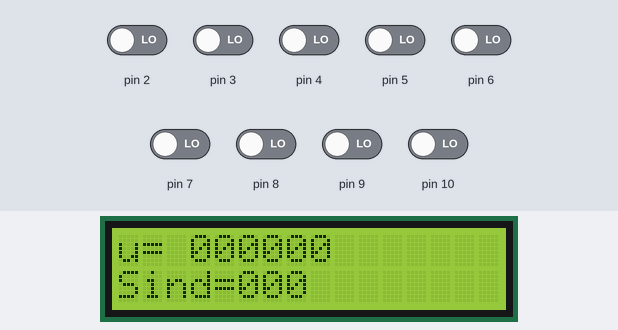
Bench run of a sketch on a simulated Arduino Uno, built with avr-gcc and run on an emulated ATmega328P. Parts: 16×2 character LCD. The inputs (shaded band) are chosen by the test bench; at power-on: pin 2–10 LOW.

Above: at 1.2 s.
1.3 s: pin 2 driven HIGH
At 4.7 s:
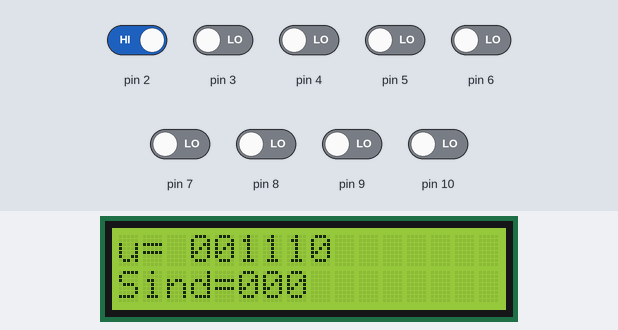
10.7 s: pin 3 driven HIGH
At 12.9 s:
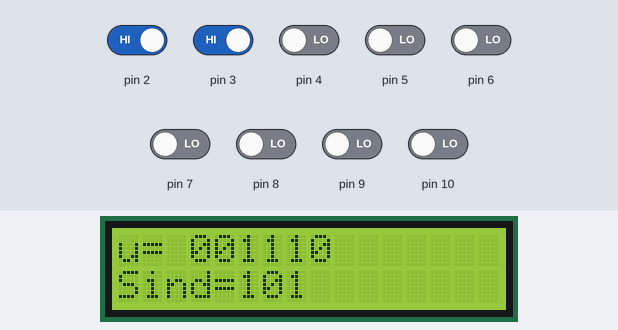
15.8 s: pin 4 driven HIGH
At 19.2 s:
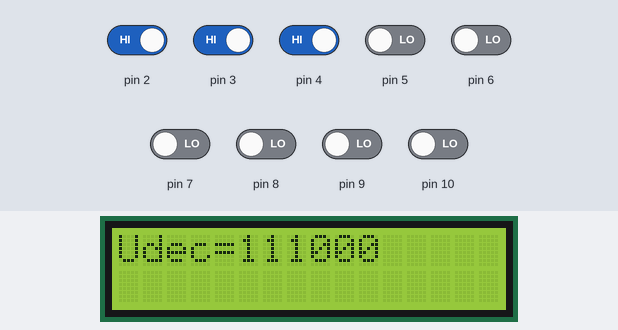
20.8 s: pin 5 driven HIGH
At 27.4 s:
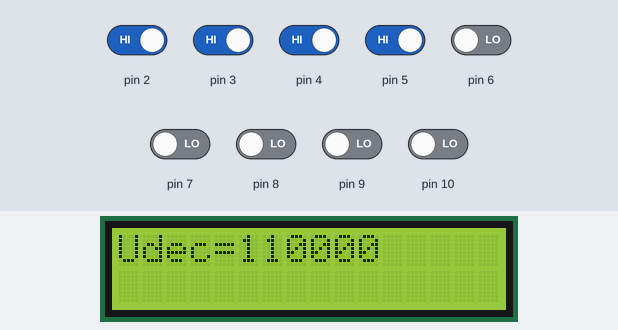
30.0 s: pin 6 driven HIGH
At 33.3 s:
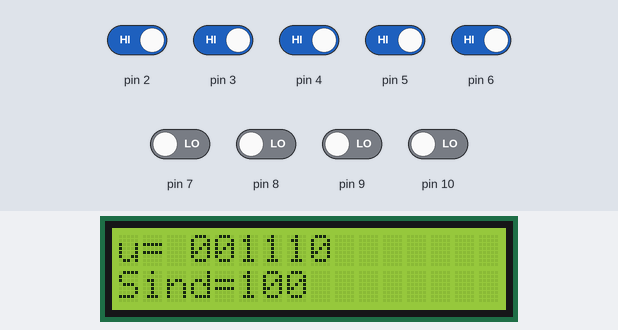
36.1 s: pin 7 driven HIGH
At 37.5 s:
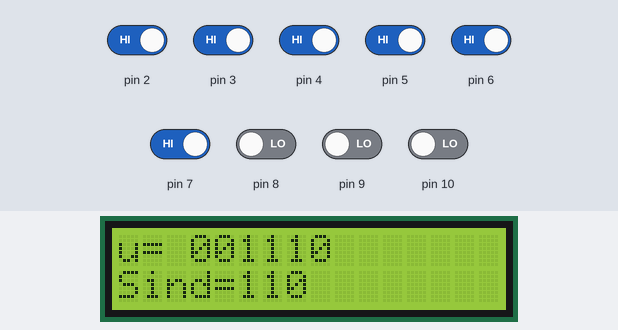
Timing chart, 0 to 39.1 s (numbered marks = the images above; inputs shaded):
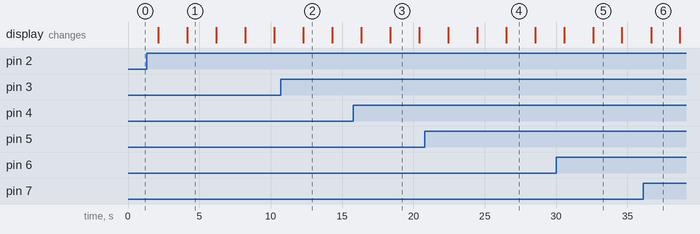

Measured:
- after the input at 1.3 s, the display: first differs from a run without the input after 2.9 s (image 1)
- after the input at 10.7 s, the display: changes after 1.6 s (image 2)
- after the input at 15.8 s, the display: first changes after 0.55 s (image 3 shows a later state)
- after the input at 20.8 s, the display: first differs from a run without the input after 3.7 s (image 4 shows a later state)
- after the input at 30.0 s, the display: first differs from a run without the input after 2.6 s (image 5)
- after the input at 36.1 s, the display: changes after 0.56 s (image 6)
- what the display in image 1 shows lasts 2.0 s, from 4.2 s to 6.2 s

The sketch:

CoderEnconder.ino
```cpp
#include <Wire.h>
#include "DFRobot_LCD.h"

const int colorR = 255;
const int colorG = 0;
const int colorB = 0;


DFRobot_LCD lcd(16,2);  // set the LCD address to 0x27 for a 16 chars and 2 line display

//#include "DFRobot_LCD.h"
//DFRobot_LCD lcd(16,2); //16 characters and 2 lines of show

//const int colorR = 255;
//const int colorG = 0;
//const int colorB = 0;

/*----MATRICES DEFINIDAS----*/
//Matriz de posibles mensajes
int M[8][3] = {{0, 0, 0}, {0, 0, 1}, {0, 1, 0}, {0, 1, 1}, {1, 0, 0}, {1, 0, 1}, {1, 1, 0}, {1, 1, 1}};
//Matriz generadora
int G[3][6] = {{1 , 0 , 0, 1, 0, 1}, {0 , 1 , 0 , 0 , 1 , 1}, {0 , 0, 1, 1 , 1 , 0}};
//Matriz identidad
int I[3][3] = {{1, 0, 0}, {0, 1, 0}, {0, 0, 1}};
//matriz de paridad
int P[3][3] = {{1, 0, 1}, {0, 1, 1}, {1, 1, 0}};
/*----CODER----*/
int U[8][6] = {{0, 0, 0, 0, 0, 0}, {0, 0, 0, 0, 0, 0}, {0, 0, 0, 0, 0, 0}, {0, 0, 0, 0, 0, 0}, {0, 0, 0, 0, 0, 0}, {0, 0, 0, 0, 0, 0}, {0, 0, 0, 0, 0, 0}, {0, 0, 0, 0, 0, 0}};
int u[6] = {0, 0, 0, 0, 0, 0};
int u_second[6] = {0, 0, 0, 0, 0, 0};
//Mensaje prueba
int m[3] = {0, 0, 0};
/*----CANAL----*/
int e[10][6] = {{0, 0, 0, 0, 0, 0}, {0, 0, 0, 0, 0, 1} , {0, 0, 0, 0, 1, 0}, {0, 0, 0, 1, 0, 0}, {0, 0, 1, 0, 0, 0}, {0, 1, 0, 0, 0 , 0}, {1, 0, 0, 0, 0, 0}, {1, 0, 0, 0, 1, 0}, {0, 0, 1, 0, 0, 1}, {0, 1, 0, 1, 0, 0}};
int Ptran[3][3] = {{0, 0, 0}, {0, 0, 0}, {0, 0, 0}};
int H[3][6] = {{0, 0, 0, 0, 0, 0}, {0, 0, 0, 0, 0, 0}, {0, 0, 0, 0, 0, 0}};
int Htran[6][3] = {{0, 0, 0}, {0, 0, 0}, {0, 0, 0}, {0, 0, 0}, {0, 0, 0}, {0, 0, 0}};
int U_Htran[3] = {0, 0, 0};
int VP[8][3] = {{0, 0, 0}, {0, 0, 0}, {0, 0, 0}, {0, 0, 0}, {0, 0, 0}, {0, 0, 0}, {0, 0, 0}, {0, 0, 0}};
int VP2[3] = {0, 0, 0};
int S[10][3] = {{0, 0, 0}, {0, 0, 0}, {0, 0, 0}, {0, 0, 0}, {0, 0, 0}, {0, 0, 0}, {0, 0, 0}, {0, 0, 0}, {0, 0, 0}, {0, 0, 0}};

/*----TABLA DE ARREGLO ESTANDAR----*/
int  SA000[8][6] = {{0, 0, 0, 0, 0, 0}, {0, 0, 0, 0, 0, 0}, {0, 0, 0, 0, 0, 0}, {0, 0, 0, 0, 0, 0}, {0, 0, 0, 0, 0, 0}, {0, 0, 0, 0, 0, 0}};
int  SA001[8][6] = {{0, 0, 0, 0, 0, 0}, {0, 0, 0, 0, 0, 0}, {0, 0, 0, 0, 0, 0}, {0, 0, 0, 0, 0, 0}, {0, 0, 0, 0, 0, 0}, {0, 0, 0, 0, 0, 0}};
int  SA010[8][6] = {{0, 0, 0, 0, 0, 0}, {0, 0, 0, 0, 0, 0}, {0, 0, 0, 0, 0, 0}, {0, 0, 0, 0, 0, 0}, {0, 0, 0, 0, 0, 0}, {0, 0, 0, 0, 0, 0}};
int  SA011[8][6] = {{0, 0, 0, 0, 0, 0}, {0, 0, 0, 0, 0, 0}, {0, 0, 0, 0, 0, 0}, {0, 0, 0, 0, 0, 0}, {0, 0, 0, 0, 0, 0}, {0, 0, 0, 0, 0, 0}};
int  SA100[8][6] = {{0, 0, 0, 0, 0, 0}, {0, 0, 0, 0, 0, 0}, {0, 0, 0, 0, 0, 0}, {0, 0, 0, 0, 0, 0}, {0, 0, 0, 0, 0, 0}, {0, 0, 0, 0, 0, 0}};
int  SA101[8][6] = {{0, 0, 0, 0, 0, 0}, {0, 0, 0, 0, 0, 0}, {0, 0, 0, 0, 0, 0}, {0, 0, 0, 0, 0, 0}, {0, 0, 0, 0, 0, 0}, {0, 0, 0, 0, 0, 0}};
int  SA110[8][6] = {{0, 0, 0, 0, 0, 0}, {0, 0, 0, 0, 0, 0}, {0, 0, 0, 0, 0, 0}, {0, 0, 0, 0, 0, 0}, {0, 0, 0, 0, 0, 0}, {0, 0, 0, 0, 0, 0}};
int  SA111a[8][6] = {{0, 0, 0, 0, 0, 0}, {0, 0, 0, 0, 0, 0}, {0, 0, 0, 0, 0, 0}, {0, 0, 0, 0, 0, 0}, {0, 0, 0, 0, 0, 0}, {0, 0, 0, 0, 0, 0}};
int  SA111b[8][6] = {{0, 0, 0, 0, 0, 0}, {0, 0, 0, 0, 0, 0}, {0, 0, 0, 0, 0, 0}, {0, 0, 0, 0, 0, 0}, {0, 0, 0, 0, 0, 0}, {0, 0, 0, 0, 0, 0}};
int  SA111c[8][6] = {{0, 0, 0, 0, 0, 0}, {0, 0, 0, 0, 0, 0}, {0, 0, 0, 0, 0, 0}, {0, 0, 0, 0, 0, 0}, {0, 0, 0, 0, 0, 0}, {0, 0, 0, 0, 0, 0}};

/*---DECODER----*/
//Sindrome erroneo comparador
int Sx_vp[3] = {0, 0, 0};
int y[6] = {0, 0, 0, 0, 0, 0};
int ex[6] = {0, 0, 0, 0, 0, 0};
int Udecod[6]={0,0,0,0,0,0};
int UHtran2[3]={0,0,0};

/*----VARIABLES GLOBALES----*/
int i = 0;
int contador = 0, k = 0, row = 0, col = 0, aux = 0;
int valor = 0, valor2 = 0, res = 0, suma = 0;
int b = 0, c = 0;
int comprobacion = 0;
int Suma_FilaU[3] = {0, 0, 0};
int Suma_Filau[3] = {0, 0, 0};
int Suma_Filau_second[3] = {0, 0, 0};
int Suma_Filau_Htran[6] = {0, 0, 0, 0, 0, 0};
int Suma_FilaU_Htran[6] = {0, 0, 0, 0, 0, 0};
int Suma_FilaVP2Htran[6] = {0, 0, 0, 0, 0, 0};
int Suma_FilaS[6] = {0, 0, 0, 0, 0, 0};
int Suma_FilaUHtran2[6] = {0, 0, 0,0,0,0};

void setup() {
  lcd.init();
//  lcd.backlight();
}

void loop() {


  m[0]=digitalRead(9);
  m[1]=digitalRead(10);
  m[2]=digitalRead(2);

  y[0]=digitalRead(3);
  y[1]=digitalRead(4);
  y[2]=digitalRead(5);
  y[3]=digitalRead(6);
  y[4]=digitalRead(7);
  y[5]=digitalRead(8);

  pinMode(9, INPUT);
  pinMode(10, INPUT);
  pinMode(2, INPUT);
  pinMode(3, INPUT);
  pinMode(4, INPUT);
  pinMode(5, INPUT);
  pinMode(6, INPUT);
  pinMode(7, INPUT);
  pinMode(8, INPUT);


  //Serial.begin(9600);
  //----CODER----//
  //--Modulo 2 de matriz U Multiplicacion de M * G--//
  for (i = 0; i < 8; i++)
  {
    k = 0;
    while (k < 6)
    {
      if (contador < 3)
      {
        valor = M[i][contador];
        valor2 = G[contador][k];
        res = valor * valor2;
        Suma_FilaU[contador] = res;
        contador++;
      }
      else
      {
        suma = Suma_FilaU[0] + Suma_FilaU[1] + Suma_FilaU[2];
        suma = suma % 2;
        U[i][k] = suma;
        contador = 0;
        k++;
      }

    }
  }

  //--Modulo 2 de matriz u Multiplicacion de m * G--//
  for (i = 0; i < 1; i++)
  {
    k = 0;
    while (k < 6)
    {
      if (contador < 3)
      {
        valor = m[contador];
        valor2 = G[contador][k];
        res = valor * valor2;
        Suma_Filau[contador] = res;
        contador++;
      }
      else
      {
        suma = Suma_Filau[0] + Suma_Filau[1] + Suma_Filau[2];
        suma = suma % 2;
        u[k] = suma;
        contador = 0;
        k++;
      }

    }
  }
  //----CANAL----//
  //Transponer matriz P
  col = 0, valor = 0, row = 0, aux = 0;
  //Numero de Filas matriz 1
  while (row < 3)
  {
    col = 0;
    //Numero de columnas matriz 2
    while (col < 3)
    {
      //Numero de columnas Matriz 1 y filas Matriz 2 /*Aux*/
      if (aux < 3)
      {
        valor = P[row][aux];
        Ptran[aux][col] = valor;
        aux++;
      }
      else
      {
        aux = 0;
        row++;
        col++;
      }
    }
  }
  //Concatenacion para obtener matriz H

  int a = 3, n = 3;
  for (int i = 0; i < a; i++) {
    for (int j = 0; j < n; j++) {
      H[i][j] = Ptran[i][j];
    }
  }
  for (int i = 0 ; i < a ; i++) {
    for (int j = n; j < (2 * n) ; j++) {
      H[i][j] = I[i][j - n];
    }
  }
  //Transponer matriz H
  col = 0, valor = 0, row = 0, aux = 0;
  //Numero de Filas matriz 1
  while (row < 3)
  {
    col = 0;
    //Numero de columnas matriz 2
    while (col < 3)
    {
      //Numero de columnas Matriz 1 y filas Matriz 2 /*Aux*/
      if (aux < 6)
      {
        valor = H[row][aux];
        Htran[aux][col] = valor;
        aux++;
      }
      else
      {
        aux = 0;
        row++;
        col++;
      }
    }
  }

  //Verificacion de Paridad (Mensaje)
  suma = 0, valor2 = 0;
  for (i = 0; i < 1; i++)
  {
    k = 0;
    while (k < 6)
    {
      if (contador < 3)
      {
        valor = m[contador];
        valor2 = G[contador][k];
        res = valor * valor2;
        Suma_Filau_second[contador] = res;
        contador++;
      }
      else
      {
        suma = Suma_Filau_second[0] + Suma_Filau_second[1] + Suma_Filau_second[2];
        suma = suma % 2;
        u_second[k] = suma;
        contador = 0;
        k++;
      }
    }
  }
  //Segunda multiplicacion
  for (i = 0; i < 1; i++)
  {
    k = 0;
    while (k < 3)
    {
      if (contador < 6)
      {
        valor = u_second[contador];
        valor2 = Htran[contador][k];
        res = valor * valor2;
        Suma_Filau_Htran[contador] = res;
        contador++;
      }
      else
      {
        suma = Suma_Filau_Htran[0] + Suma_Filau_Htran[1] + Suma_Filau_Htran[2] + Suma_Filau_Htran[3] + Suma_Filau_Htran[4] + Suma_Filau_Htran[5];
        suma = suma % 2;
        U_Htran[k] = suma;
        contador = 0;
        k++;
      }

    }
  }
  //Verificacion de Paridad (Palabra de codigo - Matriz)
  i = 0, suma = 0, valor = 0, valor2 = 0, contador = 0;
  for (i = 0; i < 8; i++)
  {
    k = 0;
    while (k < 6)
    {
      if (contador < 3)
      {
        valor = U[i][k];
        valor2 = Htran[k][contador];
        res = valor * valor2;
        Suma_FilaU_Htran[contador] = res;
        contador++;
      }
      else
      {
        suma = Suma_FilaU_Htran[0] + Suma_FilaU_Htran[1] + Suma_FilaU_Htran[2] + Suma_FilaU_Htran[3] + Suma_FilaU_Htran[4] + Suma_FilaU_Htran[5];
        suma = suma % 2;
        VP[i][k] = suma;
        contador = 0;
        k++;
      }
    }
  }
  //Verificacion de Paridad (Palabra de codigo - Vector)
  i = 0, suma = 0, valor = 0, valor2 = 0;
  for (i = 0; i < 1; i++)
  {
    k = 0;
    while (k < 3)
    {
      if (contador < 6)
      {
        valor = u[contador];
        valor2 = Htran[contador][k];
        res = valor * valor2;
        Suma_FilaVP2Htran[contador] = res;
        contador++;
      }
      else
      {
        suma = Suma_FilaVP2Htran[0] + Suma_FilaVP2Htran[1] + Suma_FilaVP2Htran[2] + Suma_FilaVP2Htran[3] + Suma_FilaVP2Htran[4] + Suma_FilaVP2Htran[5];
        suma = suma % 2;
        VP2[k] = suma;
        contador = 0;
        k++;
      }
    }
  }

  //Declaracion del sindrome
  i = 0, suma = 0, valor = 0, valor2 = 0;
  for (i = 0; i < 10; i++)
  {
    k = 0;
    while (k < 3)
    {
      if (contador < 6)
      {
        valor = e[i][contador];
        valor2 = Htran[contador][k];
        res = valor * valor2;
        Suma_FilaS[contador] = res;
        contador++;
      }
      else
      {
        suma = Suma_FilaS[0] + Suma_FilaS[1] + Suma_FilaS[2] + Suma_FilaS[3] + Suma_FilaS[4] + Suma_FilaS[5];
        suma = suma % 2;
        S[i][k] = suma;
        contador = 0;
        k++;
      }
    }
  }

  //----ARREGLO ESTANDAR----
  //SA000

  contador = 0, valor = 0, valor2 = 0, res = 0;
  for (i = 0; i < 8; i++) {
    contador = 0;
    while (contador < 6) {
      valor = U[i][contador];
      valor2 = e[0][contador];
      res = valor + valor2;
      SA000[i][contador] = res % 2;
      contador++;
    }
  }

  //SA001
  contador = 0, valor = 0, valor2 = 0, res = 0;
  for (i = 0; i < 8; i++) {
    contador = 0;
    while (contador < 6) {
      valor = U[i][contador];
      valor2 = e[1][contador];
      res = valor + valor2;
      SA001[i][contador] = res % 2;
      contador++;
    }
  }
  //SA010
  contador = 0, valor = 0, valor2 = 0, res = 0;
  for (i = 0; i < 8; i++) {
    contador = 0;
    while (contador < 6) {
      valor = U[i][contador];
      valor2 = e[2][contador];
      res = valor + valor2;
      SA010[i][contador] = res % 2;
      contador++;
    }
  }
  //SA100
  contador = 0, valor = 0, valor2 = 0, res = 0;
  for (i = 0; i < 8; i++) {
    contador = 0;
    while (contador < 6) {
      valor = U[i][contador];
      valor2 = e[3][contador];
      res = valor + valor2;
      SA100[i][contador] = res % 2;
      contador++;
    }
  }
  //SA110
  contador = 0, valor = 0, valor2 = 0, res = 0;
  for (i = 0; i < 8; i++) {
    contador = 0;
    while (contador < 6) {
      valor = U[i][contador];
      valor2 = e[4][contador];
      res = valor + valor2;
      SA110[i][contador] = res % 2;
      contador++;
    }
  }
  //SA011
  contador = 0, valor = 0, valor2 = 0, res = 0;
  for (i = 0; i < 8; i++) {
    contador = 0;
    while (contador < 6) {
      valor = U[i][contador];
      valor2 = e[5][contador];
      res = valor + valor2;
      SA011[i][contador] = res % 2;
      contador++;
    }
  }
  //SA101
  contador = 0, valor = 0, valor2 = 0, res = 0;
  for (i = 0; i < 8; i++) {
    contador = 0;
    while (contador < 6) {
      valor = U[i][contador];
      valor2 = e[6][contador];
      res = valor + valor2;
      SA101[i][contador] = res % 2;
      contador++;
    }
  }

  //SA111a
  contador = 0, valor = 0, valor2 = 0, res = 0;
  for (i = 0; i < 8; i++) {
    contador = 0;
    while (contador < 6) {
      valor = U[i][contador];
      valor2 = e[7][contador];
      res = valor + valor2;
      SA111a[i][contador] = res % 2;
      contador++;
    }
  }
  //SA111b
  contador = 0, valor = 0, valor2 = 0, res = 0;
  for (i = 0; i < 8; i++) {
    contador = 0;
    while (contador < 6) {
      valor = U[i][contador];
      valor2 = e[8][contador];
      res = valor + valor2;
      SA111b[i][contador] = res % 2;
      contador++;
    }
  }
  //SA111c
  contador = 0, valor = 0, valor2 = 0, res = 0;
  for (i = 0; i < 8; i++) {
    contador = 0;
    while (contador < 6) {
      valor = U[i][contador];
      valor2 = e[9][contador];
      res = valor + valor2;
      SA111c[i][contador] = res % 2;
      contador++;
    }
  }

  //---ERROR ALEATORIO---
  /*verificacion de paridad (Error aleatorio)*/
  /*if(y==u){
    //lcd.print("Led off");//Led apagado no existe error
    }
    else{
      //lcd.print("Led on");//Led encendido existe error
    }*/

  //----DECODER----//
  //--Modulo 2 de matriz U Multiplicacion de M * G--//
  for (i = 0; i < 1; i++) {
    k =0;
    contador = 0;
    while (k < 3) {
      if (contador < 6)
      {
        valor = y[contador];
        valor2 = Htran[contador][k];
        res = valor * valor2;
        Suma_FilaUHtran2[contador] = res;
        contador++;
      }
      else
      {
        suma = Suma_FilaUHtran2[0] + Suma_FilaUHtran2[1] + Suma_FilaUHtran2[2]+ Suma_FilaUHtran2[3]+ Suma_FilaUHtran2[4]+ Suma_FilaUHtran2[5];
        suma = suma % 2;
        Sx_vp[k] = suma;
        contador = 0;
        k++;
      }
    }
  }

/*
  Sx_vp[0]=1;
  Sx_vp[1]=1;
  Sx_vp[2]=1;
  u[0]=1;
  u[1]=0;
  u[2]=1;
  u[3]=0;
  u[4]=1;
  u[5]=1;
*/

//CASOS DE DECODIFICACION
  if(Sx_vp[0] == S[1][0] && Sx_vp[1] == S[1][1] && Sx_vp[2] == S[1][2]){
     for(i=0;i<6;i++){
        ex[i] = SA001[0][i];
     }
  }else if(Sx_vp[0] == S[2][0] && Sx_vp[1] == S[2][1] && Sx_vp[2] == S[2][2]){
      for(i=0;i<6;i++){
      ex[i] = SA010[0][i];
    }
  }else if(Sx_vp[0] == S[3][0] && Sx_vp[1] == S[3][1] && Sx_vp[2] == S[3][2]){
    for(i=0;i<6;i++){
      ex[i] = SA100[0][i];
   }
  }else if(Sx_vp[0] == S[4][0] && Sx_vp[1] == S[4][1] && Sx_vp[2] == S[4][2]){
    for(i=0;i<6;i++){
      ex[i] = SA110[0][i];
   }
  }else if(Sx_vp[0] == S[5][0] && Sx_vp[1] == S[5][1] && Sx_vp[2] == S[5][2]){
    for(i=0;i<6;i++){
      ex[i] = SA011[0][i];
   }
  }else if(Sx_vp[0] == S[6][0] && Sx_vp[1] == S[6][1] && Sx_vp[2] == S[6][2]){
    for(i=0;i<6;i++){
      ex[i] = SA101[0][i];
   }
  }else if(Sx_vp[0] == S[7][0] && Sx_vp[1] == S[7][1] && Sx_vp[2] == S[7][2]){
    if(u[0] != y[0] && u[4] != y[4] ){
        for(i=0;i<6;i++){
          ex[i] = SA111a[0][i];
        }
      }else if(u[2] != y[2] && u[5] != y[5] ){
        for(i=0;i<6;i++){
          ex[i] = SA111b[0][i];
        }
      }else if(u[1] != y[1] && u[3] != y[3] ){
        for(i=0;i<6;i++){
          ex[i] = SA111c[0][i];
        }
      }
  }

  //PALABRA (u) DECODIFICADA
  contador = 0, valor = 0, valor2 = 0;
  for (i = 0; i < 8; i++) {
      valor = y[i];
      valor2 =  ex[i];
      res = valor + valor2;
      Udecod[i]= res % 2;
    }
  //Verificacion de Paridad (palabra decodificada)
  for (i = 0; i < 1; i++)
  {
    k = 0,contador=0;
    while (k < 3)
    {
      if (contador < 6)
      {
        valor = Udecod[contador];
        valor2 = Htran[contador][k];
        res = valor * valor2;
        Suma_FilaS[contador] = res;
        contador++;
      }
      else
      {
        suma = Suma_FilaS[0] + Suma_FilaS[1] + Suma_FilaS[2] + Suma_FilaS[3] + Suma_FilaS[4] + Suma_FilaS[5];
        suma = suma % 2;
        UHtran2[k] = suma;
        contador = 0;
        k++;
      }
    }
  }


lcd.clear();
     lcd.print("u=");
   lcd.setCursor(0,0);
  for (c = 0; c < 6; c++)  {
      comprobacion = u[c];
        lcd.setCursor(c+3,0);

        lcd.print(comprobacion);
  }

lcd.setCursor(0,1);
 lcd.print("Sind=");

  for (c = 0; c < 3; c++)  {
      comprobacion = Sx_vp[c];

        lcd.setCursor(c+5,1);

        lcd.print(comprobacion);
  }
     delay(2000);

lcd.clear();

        lcd.print("Udec=");
   lcd.setCursor(0,0);
  for (c = 0; c < 6; c++)  {
      comprobacion = Udecod[c];
        lcd.setCursor(c+5,0);

        lcd.print(comprobacion);
  }

  delay(2000);

  /*lcd.setCursor(0,0);
  for(i=0;i<6;i++){

  lcd.print(y[i]);
  }
  delay(1000);
  lcd.clear();
 */
  // set the cursor to column 0, line 1
  // (note: line 1 is the second row, since counting begins with 0):
}
```
